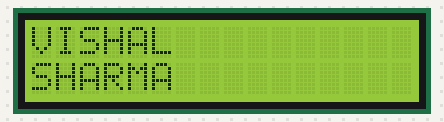
Recording of a sketch running on a simulated Arduino Uno, built with avr-gcc and run on an emulated ATmega328P. Parts: 16×2 character LCD.

Above: at 0.28 s.
At 1.53 s:
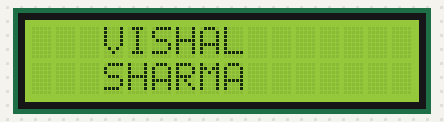
At 2.36 s:
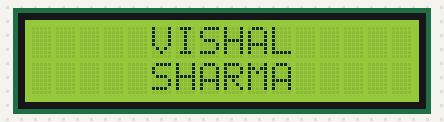
At 3.19 s:
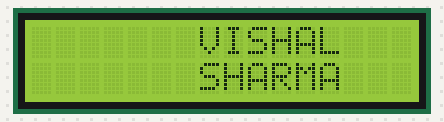
At 4.86 s:
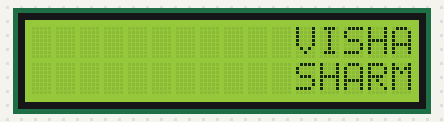
At 6.52 s:
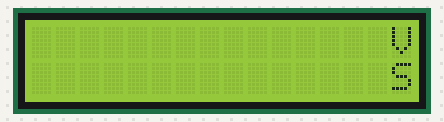

The sketch:

lcd_example.ino
```cpp
#include<Wire.h>
#include<LiquidCrystal_I2C.h>
LiquidCrystal_I2C lcd(0x3F,16,2); //first parameter address , and 16 x 2 lcd

char str1[17]="VISHAL";
char str2[17]="SHARMA";


void setup() {
  // put your setup code here, to run once:
 // lcd.begin(); //to begin the lcd
  lcd.init(); //initial
  lcd.backlight();

}
int i = 0;
void loop() {
  lcd.clear();
  lcd.setCursor((i++)%16,0);
  lcd.print(str1);
  lcd.setCursor((i-1)%16,1);
  lcd.print(str2);
  delay(400);
}
```

Measured:
- by itself, everything shown: repeats every 6.7 s, in 16 steps
- what the display in image 1 shows lasts 0.4 s, from 1.3 s to 1.7 s
